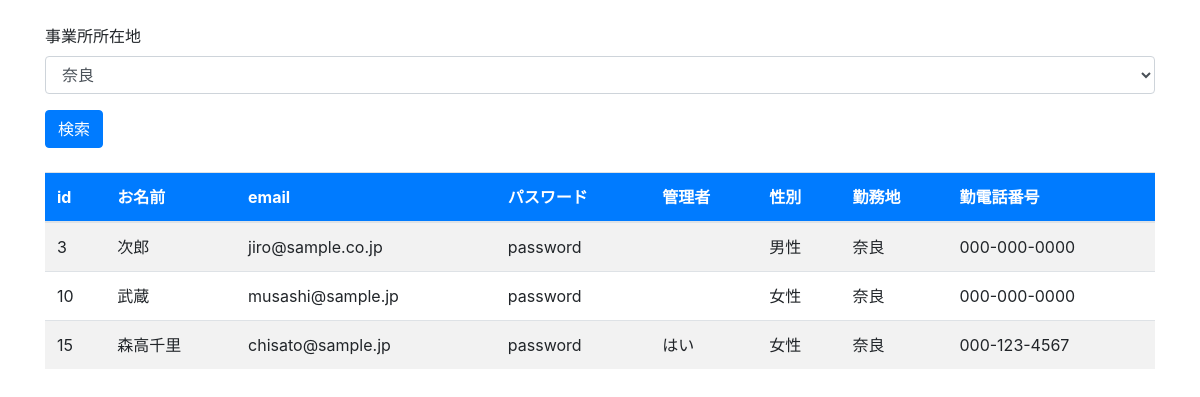
The page /2/index.php?pref=奈良 on the database its author committed.
### tables this page shows
CREATE TABLE "users" (
	"id"	INTEGER NOT NULL PRIMARY KEY AUTOINCREMENT,
	"name"	TEXT NOT NULL,
	"email"	TEXT NOT NULL,
	"password"	TEXT NOT NULL,
	"is_admin"	INTEGER NOT NULL DEFAULT 0,
	"gender"	INTEGER NOT NULL,
	"pref"	TEXT,
	"tel"	TEXT
);

### 2/index.php (the view, shortened to what this page needs)
<?php
$pref = '';
if (isset($_GET['pref'])) {
    $pref = $_GET['pref'];
}
$dsn = 'sqlite:../work.db';
$dbh = new PDO($dsn);
$dbh->setAttribute(PDO::ATTR_ERRMODE, PDO::ERRMODE_EXCEPTION);
$sql = 'select * from users';
if ($pref) {
    $sql .= ' where pref=:pref';
}
$stmt = $dbh->prepare($sql);
if ($pref) {
    $stmt->bindValue(':pref', $pref, PDO::PARAM_STR);
}
$stmt->execute();
$list = $stmt->fetchAll(PDO::FETCH_ASSOC);
?>
<!DOCTYPE html>
<html lang="en">
<head>
    <link rel="stylesheet" href="https://stackpath.bootstrapcdn.com/bootstrap/4.4.1/css/bootstrap.min.css">
</head>
<body>
    <div class="container">
        <form method="get" action="./" class="my-4">
            <div class="form-group">
                <label for="pref">事業所所在地</label>
                <select name="pref" id="pref" class="form-control">
                    <option value="奈良" <?php if ($pref == '奈良') echo ' selected' ?>>奈良</option>
                </select>
            </div>
            <div class="my-2">
                <input type="submit" value="検索" class="btn btn-primary">
            </div>
        </form>
        <table class="table table-striped table-hover my-3">
            <thead class="bg-primary text-white">
                <tr>
                    <th>id</th>
                    <th>お名前</th>
                    <th>email</th>
                    <th>パスワード</th>
                    <th>管理者</th>
                    <th>性別</th>
                    <th>勤務地</th>
                    <th>勤電話番号</th>
                </tr>
            </thead>
            <tbody>
                <?php foreach ($list as $v) : ?>
                    <tr>
                        <td><?= $v['id'] ?></td>
                        <td><?= $v['name'] ?></td>
                        <td><?= $v['email'] ?></td>
                        <td><?= $v['password'] ?></td>
                        <td><?php if ($v['is_admin'] == 1) echo 'はい' ?></td>
                        <td>
                            <?php if ($v['gender'] == 1) : ?>
                                男性
                            <?php elseif ($v['gender'] == 2) : ?>
                                女性
                            <?php else : ?>
                                その他
                            <?php endif ?>
                        </td>
                        <td><?= $v['pref'] ?></td>
                        <td><?= $v['tel'] ?></td>
                    </tr>
                <?php endforeach ?>
            </tbody>
        </table>
    </div>
</body>
</html>

### rows shown on the page
users: id "3", name "次郎", email "jiro@sample.co.jp", password "password", gender "男性", pref "奈良", tel "000-000-0000"
users: id "10", name "武蔵", email "musashi@sample.jp", password "password", gender "女性", pref "奈良", tel "000-000-0000"
users: id "15", name "森高千里", email "chisato@sample.jp", password "password", is_admin "はい", gender "女性", pref "奈良", tel "000-123-4567"
